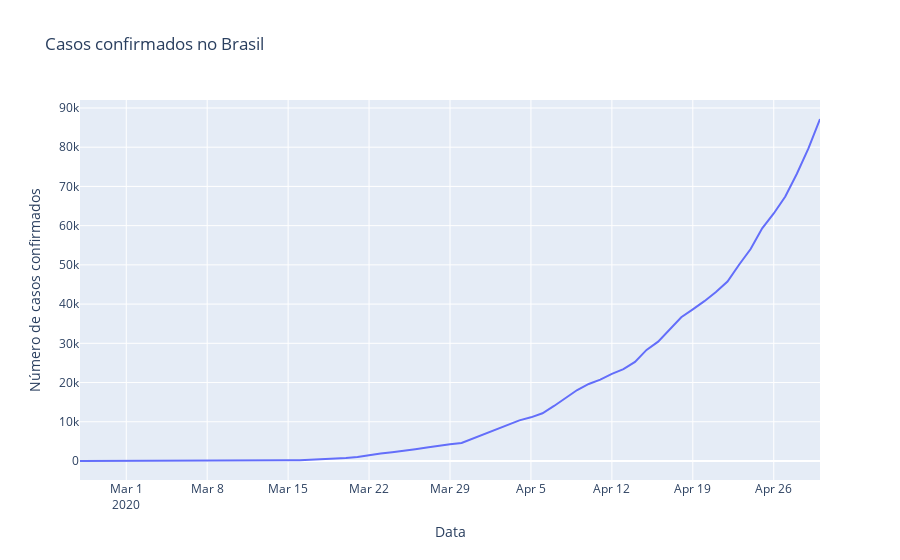

Notebook code for this chart:
### Code cell
px.line(brasil, 'observationdate', 'confirmed', 
        labels={'observationdate':'Data', 'confirmed':'Número de casos confirmados'},
       title='Casos confirmados no Brasil')
